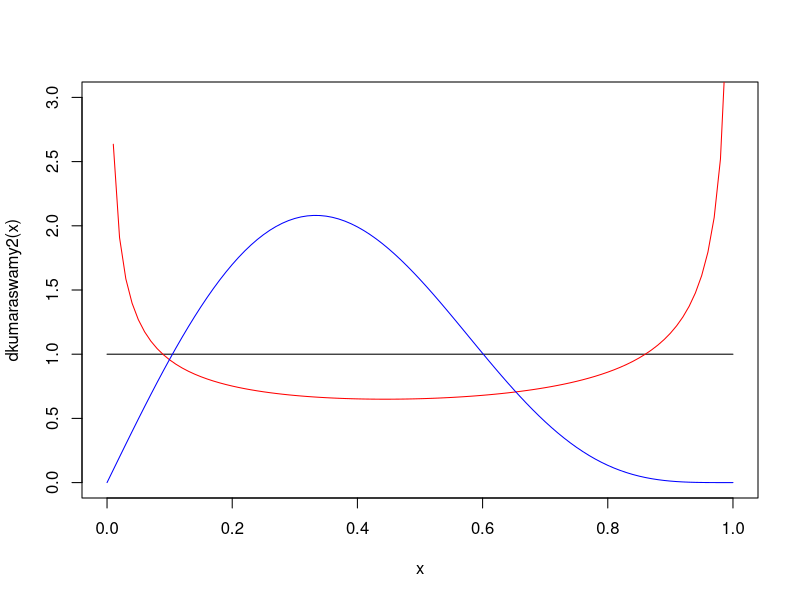
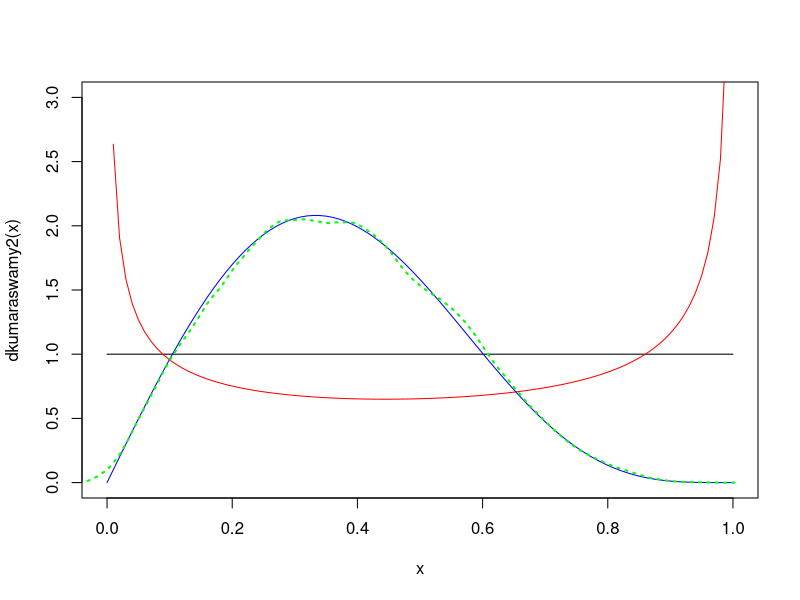
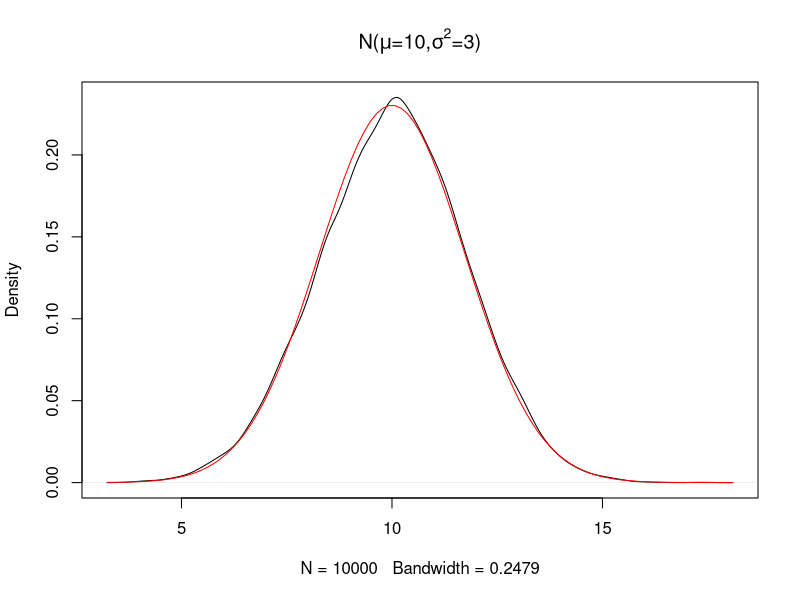
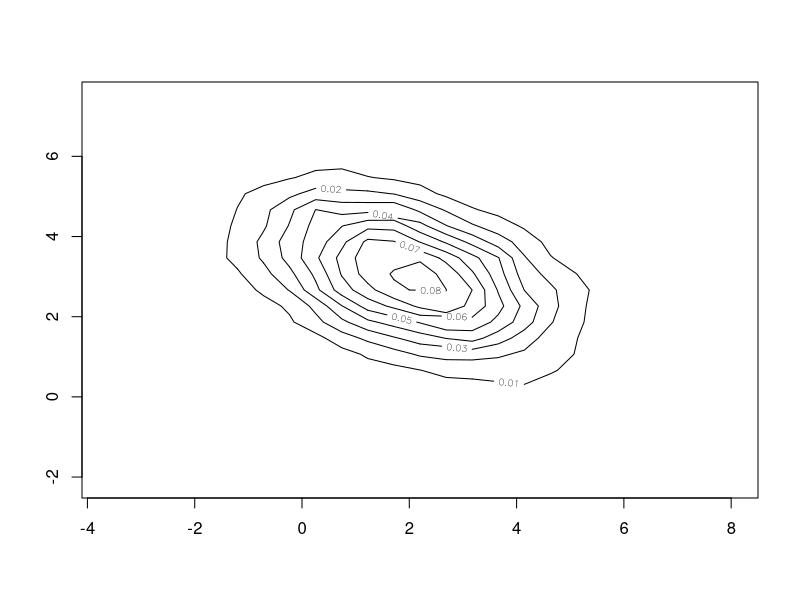
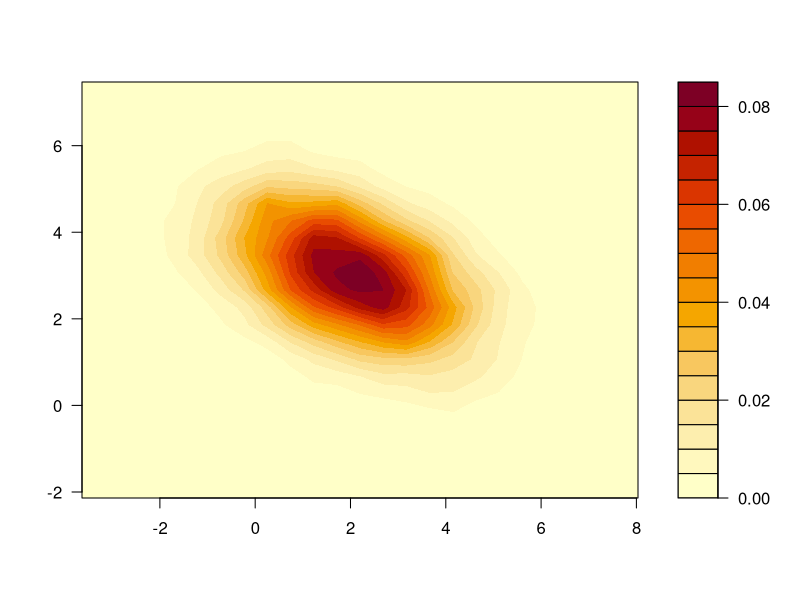

R code for these plots, in order:
## ---- chunk 1
#simulations
n <- 10000

x1 <- runif(n, min = 1, max = 3)
#function
y1 <- x1^2
(3 - 1) * mean(y1) #MC estimate
(3 - 1) * sd(y1) / sqrt(n) #SE
27/3 - 1/3 #exact 
## ---- chunk 2
x2 <- runif(n, min = 1, max = pi)
#function
y2 <- exp(x2)
(pi - 1) * mean(y2) #MC estimate
(pi - 1) * sd(y2) / sqrt(n) #SE
exp(pi) - exp(1) #exact
## ---- chunk 3
#exponential rand nums
x3 <- rexp(n, rate = 1)

#importance sampling
#(adjust function using prob density)
y3 <- exp(x3 - x3^3)
mean(y3) #MC estimate
sd(y3) / sqrt(n) #SE
## ---- chunk 4
x4 <- runif(n, min = 0, max = 1)
#function
y4 <- (1 / sqrt(2 * pi)) * exp(-x4^2 / 2)
mean(y4) #MC estimaet
sd(y4) / sqrt(n) #SE 
## ---- chunk 5
library(statmod)

#Gauss-Laguerre quadrature
GL <- statmod::gauss.quad(n = 20, kind = "laguerre", alpha = -2/3)

sum(GL$weights * (1/3)) #GL estimate integral

gamma(1/3) /3 #exact
mean(y3) #MC estimate
## ---- chunk 6
#generate Gaussian quadrature nodes and weights from uniform distrib
gq1 <- statmod::gauss.quad.prob(n = 20, dist = "uniform")

(3 - 1) * sum(gq1$weights * (1 + 2*gq1$nodes)^2) #integral (square nodes X²)
27/3 - 1/3 #exact 

gq2 <- statmod::gauss.quad.prob(n = 20, dist = "uniform") #2nd integral

(pi - 1) * sum(gq2$weights * exp(1 +(pi -1)*gq2$nodes)) #integral
exp(pi) - exp(1) #exact
## ---- chunk 7
# pdf of Kumaraswamy
dkumaraswamy <- function(x, a, b) {
  result <- a* b * x^(a - 1)* (1 - x^a)^(b - 1)
  return(result)
}

dkumaraswamy(x =c(0.3, 0.6, 0.9), a = 1, b = 2)
## ---- chunk 8
#default arguments
dkumaraswamy2 <- function(x, a = 1, b = 1) {
  #check if a and b valid
  if (a <= 0 || b <= 0) {
    stop("a and b must be greater than zero")}

  # if both are 1 it has unif distrib
  if (a == 1 & b == 1) {
    return(dunif(x))}
  
  result <- a* b * x^(a - 1)* (1 - x^a)^(b - 1)
  return(result)
}
dkumaraswamy2(x = c(0.3, 0.6, 0.9))
dunif(x = c(0.3, 0.6, 0.9))
## ---- chunk 9
curve(dkumaraswamy2(x), ylim = c(0, 3), col = "black")
curve(dkumaraswamy2(x, a = 0.5, b = 0.5), ylim = c(0, 3), col = "red", add =TRUE)
curve(dkumaraswamy2(x, a = 2, b = 5), ylim = c(0, 3), col = "blue", add =TRUE)
## ---- chunk 10
rkumaraswamy <- function(a, b, n) {
  u <- runif(n) #get n unif nums
  #inverse CDF
  x <- (1 -(1 - u)^(1/b))^(1/a)
  return(x)
}

samples <- rkumaraswamy(a =2, b =5, n =10000)
head(samples)
## ---- chunk 11
curve(dkumaraswamy2(x), ylim = c(0, 3), col = "black")
curve(dkumaraswamy2(x, a = 0.5, b = 0.5), ylim = c(0, 3), col = "red", add =TRUE)
curve(dkumaraswamy2(x, a = 2, b = 5), ylim = c(0, 3), col = "blue", add =TRUE)

lines(density(samples,kernel = "epanechnikov"),
      col = "green", lwd = 2, lty = 3) #R auto sets bw
## ---- chunk 12
#Marsaglia params
a <- 69069
b <- 1
M <- 2^32

n <- 10000
#empty vector
x <- numeric(n)

x[1] <- 2345 #initial seed

#generate sequence
for (i in 2:n) {
  x[i] <- (a * x[i-1] + b) %% M #Marsaglia formula
}
#change to unif rand nums
u <- x / M

U <- data.frame(u1 = u[1:(n-2)],
                u2 = u[2:(n-1)],
                u3 = u[3:n])

#special ordering ui−1 < ui+1 < ui
event <- U$u1 < U$u3 & U$u3 < U$u2

#percentage event occurs (should be 1/6)
(sum(event) / length(event)) * 100
## ---- chunk 13
set.seed(23453144)

box_muller <- function(numpairs) {
  #unif rand nums
  u1 <- runif(numpairs)
  u2 <- runif(numpairs)
  
  theta <- 2*pi * u1
  R <- sqrt(2 * -log(u2))

  #make standard norm variables
  x1 <- R * cos(theta)
  x2 <- R * sin(theta)

  #return both vectors 
  return(c(x1, x2))}

z <- box_muller(5000)
length(z)
## ---- chunk 14
part3 <- sqrt(3) * z + 10 #variance = 3 we need s.d

mean(part3)
sd(part3)
var(part3)
## ---- chunk 15
plot(density(part3), main=expression(paste("N(", mu, "=10,", sigma^2, "=3)")))
curve(dnorm(x, mean=10, sd=sqrt(3)), add=TRUE, col="red")
## ---- chunk 16
biv <- replicate(10000, box_muller(1))
dim(biv)

sig <- matrix(c(2, -1, -1, 2), nrow = 2, ncol = 2)

SIG12 <- chol(sig)
SIG12

MU <- c(2,3)

BIV <- MU + SIG12 %*% biv

dim(BIV)

library(MASS)

result <- kde2d(BIV[1, ],BIV[2, ])
contour(result)
## ---- chunk 17
filled.contour(result)
